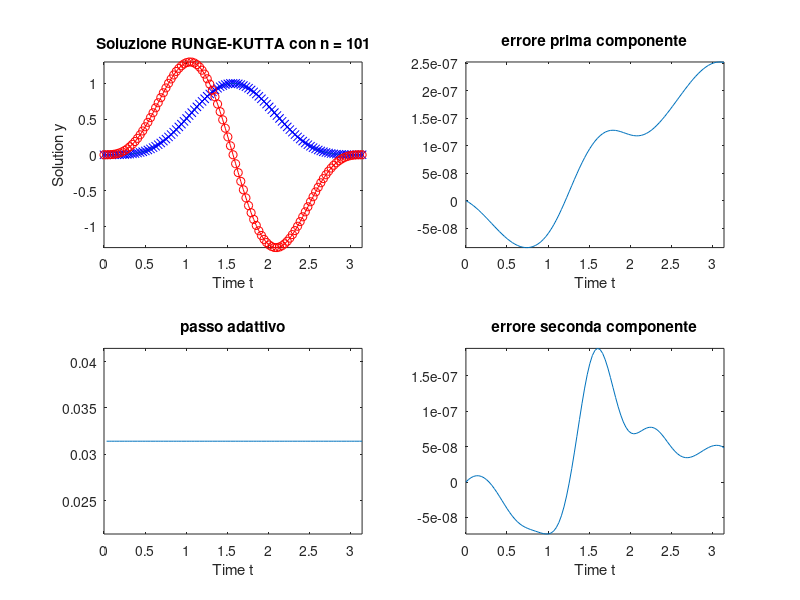

The MATLAB script that drew this image:
clc;                                               % Clears the screen
clear all;
close all;

tspan = [0,pi];
h=0.01*tspan(2);        % frazione decimale di pi-->100 passi 
t = tspan(1):h:tspan(2);                                        
i = zeros(1,length(t)); 
y1(1) = 0;     
y2(1) = 0;% initial condition
mu = 1;
% Termini forzanti già presenti nel file del De Falco
x   = @(t) sin (t) .^ 4;
xp  = @(t) 4 * sin (t) .^ 3 .* cos (t);
xpp = @(t) 4 * (3 * sin (t) .^ 2 .* cos (t) .^2 - sin (t) .^ 4);
mu  = 1;
f   = @(t) xpp(t) - mu * (1 - x(t).^2) .* xp(t) + x(t);
% Sistema differenziale
y1_dot = @(t, y1, y2) y2;
y2_dot = @(t, y1, y2) mu*(1-y1^2)*y2-y1+f(t);  

for i=1:(length(t)-1)                              % calculation loop
    k1_1 = y1_dot(t(i), y1(i), y2(i));
    k1_2 = y2_dot(t(i), y1(i), y2(i));
    k2_1 = y1_dot(t(i)+.5*h, y1(i)+.5*k1_1*h, y2(i)+.5*k1_2*h);
    k2_2 = y2_dot(t(i)+.5*h, y1(i)+.5*k1_1*h, y2(i)+.5*k1_2*h);
    k3_1 = y1_dot(t(i)+.5*h, y1(i)+.5*k2_1*h, y2(i)+.5*k2_2*h);
    k3_2 = y2_dot(t(i)+.5*h, y1(i)+.5*k2_1*h, y2(i)+.5*k2_2*h);
    k4_1 = y1_dot(t(i)+h, y1(i)+k3_1*h, y2(i)+k3_2*h);
    k4_2 = y2_dot(t(i)+h, y1(i)+k3_1*h, y2(i)+k3_2*h);
    y1(i+1) = y1(i) + (1/6)*(k1_1+2*k2_1+2*k3_1+k4_1)*h;
    y2(i+1) = y2(i) + (1/6)*(k1_2+2*k2_2+2*k3_2+k4_2)*h;
    
end


% Linea continua soluzione esatta, x e o soluzione numerica

subplot(2,2,1)
plot (t, x(t),'g', t, xp(t),'r', t, y1, 'xb', t, y2, 'or')
title (['Soluzione RUNGE-KUTTA con n = ',int2str(length(t))])
xlabel('Time t');
ylabel('Solution y');
% legend('x(t)','dx(t)/dt')
axis([tspan(1) tspan(2) -inf inf])

subplot(2,2,2)
plot (t, x(t) - y1)
title ('errore prima componente')
xlabel('Time t');
axis([tspan(1) tspan(2) -inf inf])

subplot(2,2,4)
plot (t, xp(t) - y2)
title ('errore seconda componente')
xlabel('Time t');
axis([tspan(1) tspan(2) -inf inf])

subplot(2,2,3)
plot (t(2:end), diff (t))
title ('passo adattivo')
xlabel('Time t');
axis([tspan(1) tspan(2) h-0.01 h+0.01])